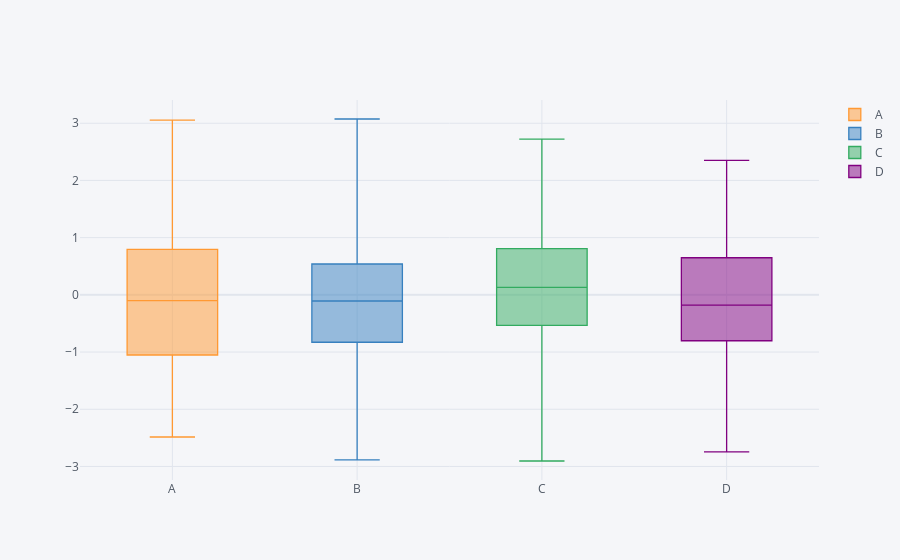

Notebook code for this chart:
### Code cell
df.iplot(kind='box',x='A',y='B',mode='markers',size=10)
